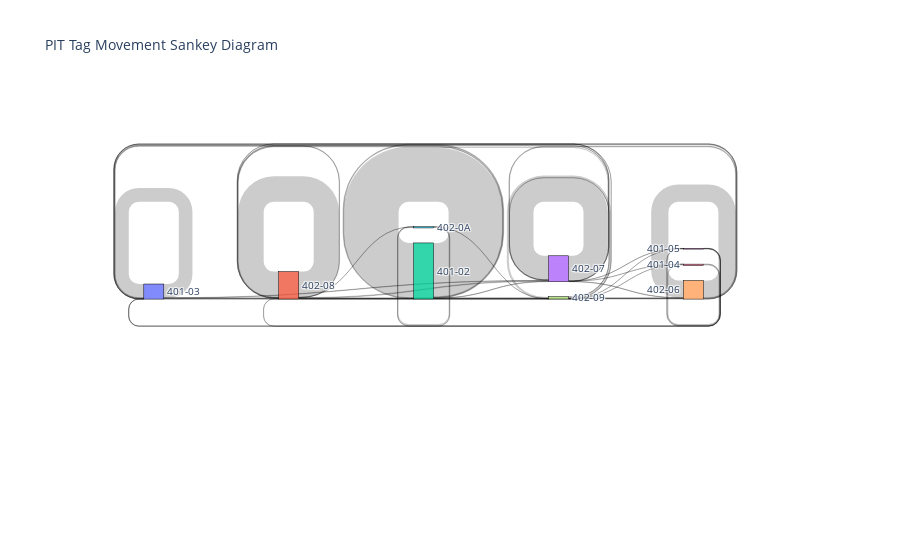

This figure's notebook cell:
### Code cell
sources = tag_pattern['source_loc_antenna'].tolist()
targets = tag_pattern['target_loc_antenna'].tolist()
values = tag_pattern['transition_count'].tolist()

# Create a unique list of nodes in the correct order
nodes = pd.unique(sources + targets)

# Map source and target nodes to indices
source_indices = [list(nodes).index(s) for s in sources]
target_indices = [list(nodes).index(t) for t in targets]

# Create Sankey Diagram
fig = go.Figure(go.Sankey(
    node=dict(
        pad=15,
        thickness=20,
        line=dict(color="black", width=0.5),
        label=list(nodes)  # Ordered list of unique nodes
    ),
    link=dict(
        source=source_indices,  # Map source to indices
        target=target_indices,  # Map target to indices
        value=values  # Transition values
    )
))

fig.update_layout(title_text="PIT Tag Movement Sankey Diagram", font_size=10)
fig.show()

### Figure 1 — Plotly figure (JSON) as saved in the notebook; plotly's stock layout.template omitted (floating-point values rounded to 4 significant figures)
{"data": [{"link": {"source": [0, 1, 1, 2, 3, 3, 4, 4, 5, 6, 2, 0, 2, 1, 3, 3, 3, 4, 0, 7, 2, 5, 7, 3, 1, 5, 8, 3, 0, 8, 7, 7, 2, 7, 4, 2, 8, 1, 0, 6, 1, 1], "target": [3, 7, 2, 7, 1, 8, 4, 3, 5, 1, 2, 0, 4, 4, 6, 2, 0, 1, 1, 8, 1, 7, 3, 3, 3, 0, 8, 4, 2, 0, 6, 0, 0, 7, 2, 3, 5, 0, 4, 6, 1, 5], "value": [5, 2, 6, 1, 5, 1, 243, 8, 15, 3, 760, 193, 9, 5, 1, 15, 1, 3, 10, 1, 8, 1, 1, 338, 9, 1, 9, 5, 3, 1, 1, 1, 10, 30, 9, 5, 1, 6, 1, 16, 359, 1]}, "node": {"label": ["401-03", "402-08", "401-02", "402-07", "402-06", "402-0A", "401-04", "402-09", "401-05"], "line": {"color": "black", "width": 0.5}, "pad": 15, "thickness": 20}, "type": "sankey"}], "layout": {"font": {"size": 10}, "title": {"text": "PIT Tag Movement Sankey Diagram"}}}
